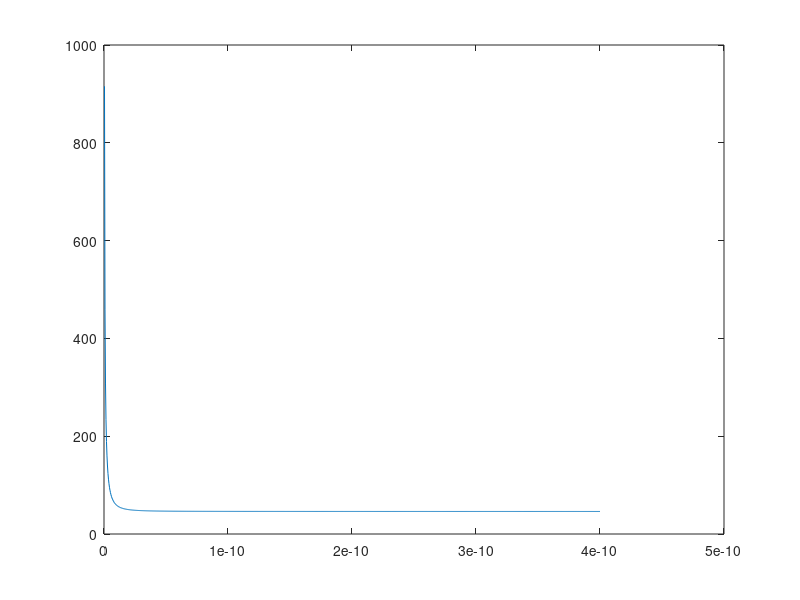
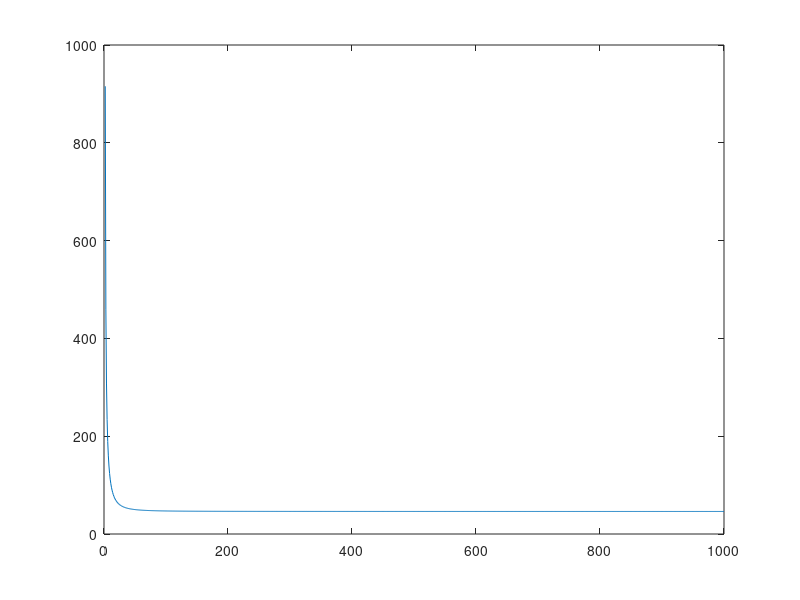

Source code (MATLAB) for these figures, in order:
clear all
close all
%https://www.allaboutcircuits.com/tools/l-match-impedance-matching-circuits/
Zan = 18.85 - i*22.65;
%Zin = 50;
L = 1.42e-8;
RL = 0;
%C = 14.7e-12;
C = linspace(0, 400e-12, 1000);
Ci = linspace(1, 1000, 1000);
f = 435e6;
w = 2*pi * f;
Zl = RL + i*w*L;
Zc = 1./(i.*w.*C);
Zin = Zc + Zl*Zan/(Zl+Zan)
figure
plot (C, abs(Zin))
%figure
%plot (imag(Zin), abs(Zin))
figure
plot (Ci, abs(Zin))